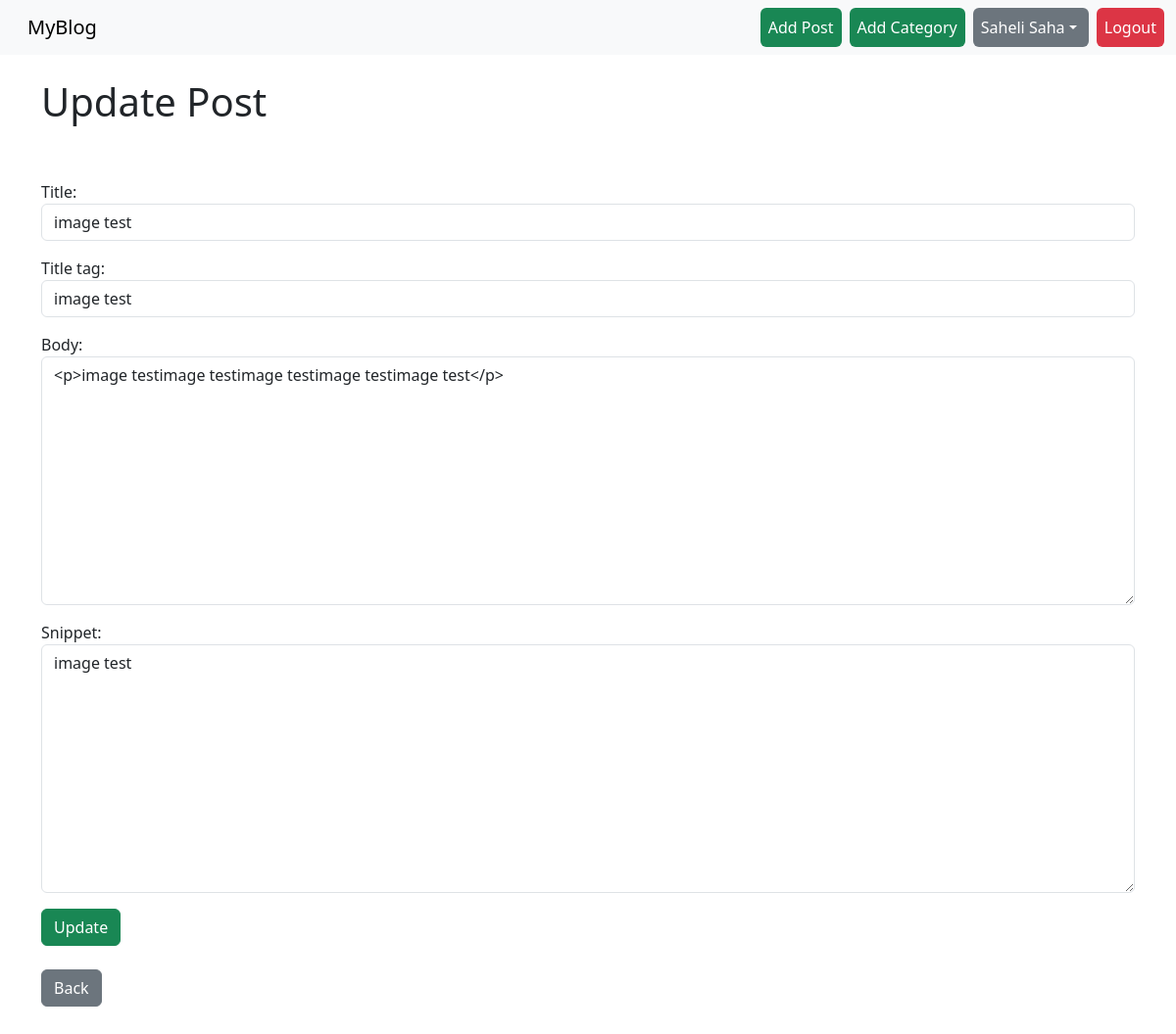
/article/edit/19 (signed in), run on the app's committed database.
### theblog/models.py (models this page shows, shortened)
class Post(models.Model):
    title = models.CharField(max_length=255)
    title_tag = models.CharField(max_length=255)
    author = models.ForeignKey(User, on_delete=models.CASCADE)
    body= RichTextField(blank=True,null=True)
    post_date = models.DateTimeField(auto_now_add=True)
    category = models.CharField(max_length=255, default='uncategorized')
    likes = models.ManyToManyField(User, related_name = 'blog_posts')
    snippet = models.CharField(max_length=255)
    header_image = models.ImageField( null=True,blank=True,upload_to="images/" )

### theblog/views.py (the view)
# urls.py: path('article/edit/<int:pk>', UpdatePostView.as_view(), name= "update_post"),
class UpdatePostView(UpdateView):
   model = Post
   form_class = UpdateForm
   template_name = 'update_post.html'

### theblog/forms.py
class UpdateForm(forms.ModelForm):
    class Meta:
        model = Post
        fields = ('title', 'title_tag', 'body','snippet')
        widgets = {
            'title': forms.TextInput(attrs={'class': 'form-control'}),
            'title_tag': forms.TextInput(attrs={'class': 'form-control'}),
            'category': forms.Select(attrs={'class': 'form-control'}),
            'body': forms.Textarea(attrs={'class': 'form-control'}),
            'snippet': forms.Textarea(attrs={'class': 'form-control'}),
        }

### theblog/templates/update_post.html (shortened to what this page needs)
{% extends 'base.html' %}
{% block content %}
    {% if user.is_authenticated %}
        {% if user.id == post.author.id %}
            <h1>Update Post</h1>
            <br><br/>
            <div class="form-group">
                <form method = "POST">
                    {{form.as_p}}
                    <button class="btn btn-success">Update</button>
                    <br/><br/>
                    <a href="{% url 'home' %}" class="btn btn-secondary" >Back</a>
                </form>
            </div>
            <br><br/>
        {% else %}
            NOT ALLOWED
        {% endif %}
    {% else %}
        NOT ALLOWED
    {% endif %}
{% endblock %}

### theblog/templates/base.html (shortened to what this page needs)
<!doctype html>
<html lang="en" dir="ltr">
  <head>
    <link rel="stylesheet" href="https://cdn.jsdelivr.net/npm/bootstrap@5.3.3/dist/css/bootstrap.rtl.min.css">
  </head>
  <body>
<nav class="navbar navbar-expand-lg bg-body-tertiary">
    <div class="container-fluid">
        <a class="navbar-brand" href="{% url 'home' %}">MyBlog</a>
        <div class="collapse navbar-collapse" id="navbarSupportedContent">
            <ul class="navbar-nav me-auto mb-2 mb-lg-0">
                {% if user.is_authenticated %}
                    <ul class="nav nav-pills">
                        <li class="nav-item">
                            <a class="nav-link text-bg-success" aria-current="page" href="{% url 'add_post' %}">Add Post</a>
                        </li>
                        <li class="nav-item me-2">
                            <a class="nav-link text-bg-success" aria-current="page" href="{% url 'add_category' %}">Add Category</a>
                        </li>
                            <li class="nav-item dropdown me-2">
                                <a class="nav-link dropdown-toggle text-bg-secondary" href="#" role="button" data-bs-toggle="dropdown" aria-expanded="false">
                                    {% if user.profile %}
                                        {{ user.first_name }} {{ user.last_name }}
                                    {% else %}
                                        {{user.username}}
                                    {% endif %}
                                </a>
                            </li>
                        <li class="nav-item me-2">
                            <a class="nav-link text-bg-danger" aria-current="page" href="{% url 'logout' %}">Logout</a>
                        </li>
                    </ul>
                {% endif %}
            </ul>
        </div>
    </div>
</nav>
<br/>
<div class="container">
    {% block content %}
    {% endblock %}
</div>
  </body>
</html>

### data on the page
Post: title "image test", title_tag "image test", body "<p>image testimage testimage testimage testimage test</p>", snippet "image test"

### other printed values
{{ user.first_name }} "Saheli"
{{ user.last_name }} "Saha"
